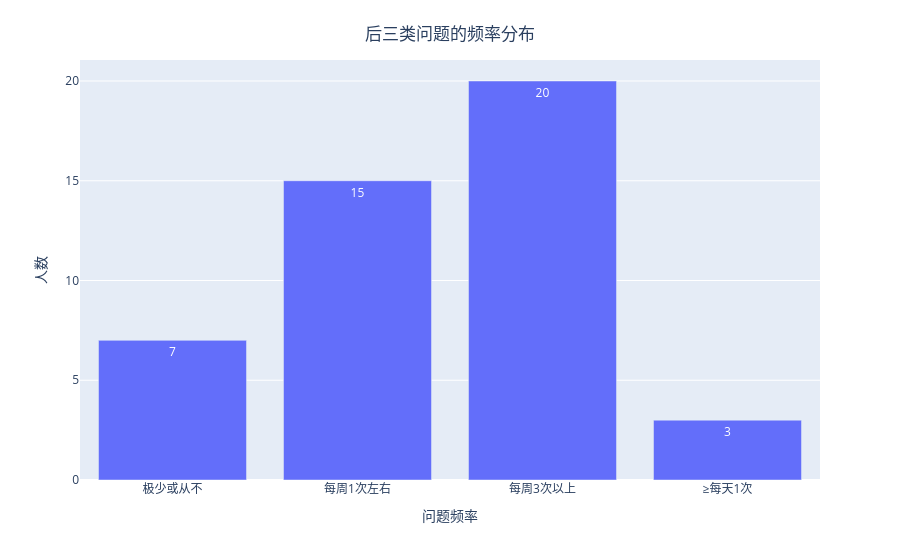

Source (notebook cell):
### Code cell
x = ["极少或从不", "每周1次左右", "每周3次以上", "≥每天1次"]
y = [0, 0, 0, 0]
for i in use_data["frequency2"].tolist():
    y[int(i)] += 1
fig = px.bar(x=x, y=y, labels={"x": "问题频率", "y": "人数"}, text_auto=True)
fig.update_layout(title={
    "text": "后三类问题的频率分布",
    "xanchor": "center",
    "yanchor": "top",
    "x": 0.5,
    "y": 0.95,
})
fig.show()

### Figure 1 — Plotly figure (JSON) as saved in the notebook; plotly's stock layout.template omitted (floating-point values rounded to 4 significant figures)
{"data": [{"alignmentgroup": "True", "hovertemplate": "问题频率=%{x}<br>人数=%{y}<extra></extra>", "legendgroup": "", "marker": {"color": "#636efa", "pattern": {"shape": ""}}, "name": "", "offsetgroup": "", "orientation": "v", "showlegend": false, "textposition": "auto", "texttemplate": "%{y}", "x": ["极少或从不", "每周1次左右", "每周3次以上", "≥每天1次"], "xaxis": "x", "y": [7, 15, 20, 3], "yaxis": "y", "type": "bar"}], "layout": {"xaxis": {"anchor": "y", "domain": [0.0, 1.0], "title": {"text": "问题频率"}}, "yaxis": {"anchor": "x", "domain": [0.0, 1.0], "title": {"text": "人数"}}, "legend": {"tracegroupgap": 0}, "margin": {"t": 60}, "barmode": "relative", "title": {"text": "后三类问题的频率分布", "xanchor": "center", "yanchor": "top", "x": 0.5, "y": 0.95}}}
